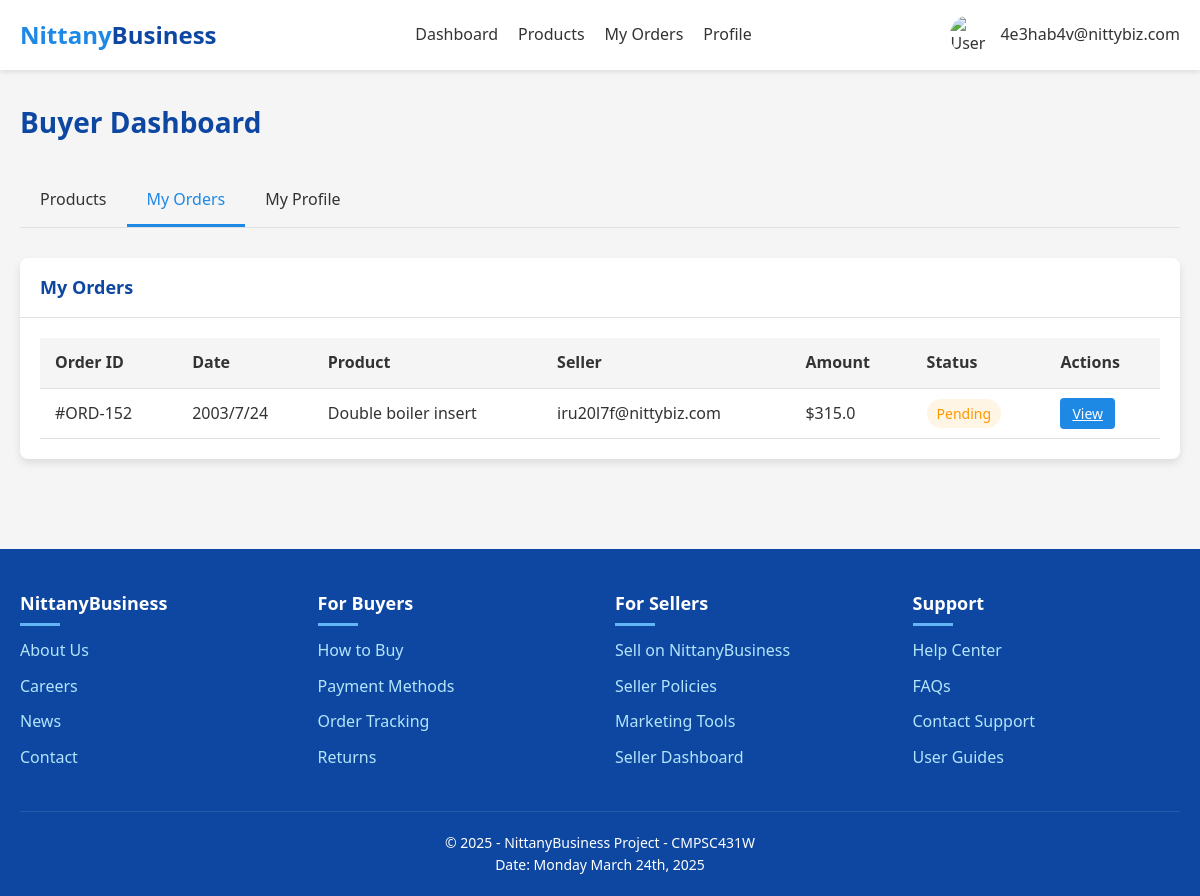
/buyer_dashboard?tab=orders (signed in), run on the app's committed database.
### tables this page shows
CREATE TABLE Orders (
    order_id INTEGER PRIMARY KEY,
    seller_email TEXT NOT NULL,
    listing_id INTEGER NOT NULL,
    buyer_email TEXT NOT NULL,
    date TEXT NOT NULL,
    quantity INTEGER NOT NULL,
    payment REAL NOT NULL,
    FOREIGN KEY (seller_email, listing_id) REFERENCES Product_Listings(seller_email, listing_id),
    FOREIGN KEY (buyer_email) REFERENCES Buyer(email)
);

CREATE TABLE Product_Listings (
    seller_email TEXT,
    listing_id INTEGER,
    category TEXT NOT NULL,
    product_title TEXT NOT NULL,
    product_name TEXT NOT NULL,
    product_description TEXT,
    quantity INTEGER NOT NULL,
    product_price REAL NOT NULL,
    status TEXT NOT NULL,
    PRIMARY KEY (seller_email, listing_id),
    FOREIGN KEY (seller_email) REFERENCES Sellers(email),
    FOREIGN KEY (category) REFERENCES Categories(category_name)
);

### app.py (the view)
@app.route('/buyer_dashboard')
def buyer_dashboard():
    if 'user_email' not in session:
        return redirect(url_for('login'))
    if session['user_type'] != 'buyer':
        return redirect(url_for('dashboard'))
    conn = get_db_connection()
    buyer = conn.execute(
        'SELECT * FROM Buyer WHERE email = ?',
        (session['user_email'],)
    ).fetchone()
    address = None
    if buyer and buyer['buyer_address_id']:
        address = conn.execute(
            '''SELECT a.*, z.city, z.state
               FROM Address a
               JOIN Zipcode_Info z ON a.zipcode = z.zipcode
               WHERE a.address_id = ?''',
            (buyer['buyer_address_id'],)
        ).fetchone()
    payment_methods = conn.execute(
        'SELECT * FROM Credit_Cards WHERE Owner_email = ?',
        (session['user_email'],)
    ).fetchall()
    orders = conn.execute(
        '''SELECT o.*, pl.Product_Title, pl.Product_Description, pl.Product_Price,
              (SELECT COUNT(*) FROM Reviews r WHERE r.Order_ID = o.Order_ID) > 0 AS has_review
           FROM Orders o
           JOIN Product_Listings pl ON o.Listing_ID = pl.Listing_ID
           WHERE o.Buyer_Email = ?
           ORDER BY o.Date DESC''',
        (session['user_email'],)
    ).fetchall()
    categories = conn.execute(
        '''WITH RECURSIVE category_tree AS (
               SELECT category_name, parent_category, 0 AS level
               FROM Categories
               WHERE parent_category IS NULL
               UNION ALL
               SELECT c.category_name, c.parent_category, ct.level + 1
               FROM Categories c
               JOIN category_tree ct ON c.parent_category = ct.category_name
           )
           SELECT * FROM category_tree
           ORDER BY level, category_name'''
    ).fetchall()
    featured_products = conn.execute(
        '''SELECT pl.*, s.business_name AS seller_name,
              (SELECT AVG(r.Rating) FROM Reviews r
               JOIN Orders o ON r.Order_ID = o.Order_ID
               WHERE o.Listing_ID = pl.Listing_ID) AS avg_rating,
              (SELECT COUNT(*) FROM Reviews r
               JOIN Orders o ON r.Order_ID = o.Order_ID
               WHERE o.Listing_ID = pl.Listing_ID) AS review_count
           FROM Product_Listings pl
           JOIN Sellers s ON pl.Seller_Email = s.email
           WHERE pl.Status = 'active'
           ORDER BY avg_rating DESC, review_count DESC
           LIMIT 6'''
    ).fetchall()
    recent_products = conn.execute(
        '''SELECT pl.*, s.business_name AS seller_name,
              (SELECT AVG(r.Rating) FROM Reviews r
               JOIN Orders o ON r.Order_ID = o.Order_ID
               WHERE o.Listing_ID = pl.Listing_ID) AS avg_rating,
              (SELECT COUNT(*) FROM Reviews r
               JOIN Orders o ON r.Order_ID = o.Order_ID
               WHERE o.Listing_ID = pl.Listing_ID) AS review_count
           FROM Product_Listings pl
           JOIN Sellers s ON pl.Seller_Email = s.email
           WHERE pl.Status = 'active'
           ORDER BY pl.Listing_ID DESC
           LIMIT 6'''
    ).fetchall()
    conn.close()
    active_tab = request.args.get('tab', 'products')
    return render_template(
        'buyer_dashboard.html',
        user_email=session['user_email'],
        user_type=session['user_type'],
        buyer=buyer,
        address=address,
        payment_methods=payment_methods,
        orders=orders,
        categories=categories,
        featured_products=featured_products,
        recent_products=recent_products,
        active_tab=active_tab
    )

### app.py (called while the page is built)
def get_db_connection():
    conn = sqlite3.connect(app.config['DATABASE'])
    conn.row_factory = sqlite3.Row
    return conn

### templates/buyer_dashboard.html (shortened to what this page needs)
<!DOCTYPE html>
<html lang="en">
<head>
    <link rel="stylesheet" href="https://cdnjs.cloudflare.com/ajax/libs/font-awesome/6.4.0/css/all.min.css">
</head>
<body>
    <header>
        <div class="container">
            <nav class="navbar">
                <a href="/" class="logo">Nittany<span>Business</span></a>
                <div class="nav-links">
                    <a href="/buyer_dashboard">Dashboard</a>
                    <a href="/buyer_dashboard?tab=products">Products</a>
                    <a href="/buyer_dashboard?tab=orders">My Orders</a>
                    <a href="/buyer_dashboard?tab=profile">Profile</a>
                </div>
                <div class="user-menu">
                    <img src="/static/images/user-default.jpg" alt="User Avatar">
                    <span>{{ user_email }}</span>
                </div>
            </nav>
        </div>
    </header>
    <main>
        <div class="container">
            <div class="dashboard-header">
                <h1>Buyer Dashboard</h1>
            </div>
            <div class="tabs">
                <div class="tab {% if active_tab == 'products' %}active{% endif %}" data-tab="products">Products</div>
                <div class="tab {% if active_tab == 'orders' %}active{% endif %}" data-tab="orders">My Orders</div>
                <div class="tab {% if active_tab == 'profile' %}active{% endif %}" data-tab="profile">My Profile</div>
            </div>
            <div class="tab-content {% if active_tab == 'orders' %}active{% endif %}" id="orders-content">
                <div class="card">
                    <div class="card-header">
                        <h2>My Orders</h2>
                    </div>
                    <div class="card-body">
                        {% if orders %}
                        <table class="order-table">
                            <thead>
                                <tr>
                                    <th>Order ID</th>
                                    <th>Date</th>
                                    <th>Product</th>
                                    <th>Seller</th>
                                    <th>Amount</th>
                                    <th>Status</th>
                                    <th>Actions</th>
                                </tr>
                            </thead>
                            <tbody>
                                {% for order in orders %}
                                <tr>
                                    <td>#ORD-{{ order.Order_ID }}</td>
                                    <td>{{ order.Date }}</td>
                                    <td>{{ order.Product_Title }}</td>
                                    <td>{{ order.Seller_Email }}</td>
                                    <td>${{ (order.Product_Price * order.Quantity)|float }}</td>
                                    <td>
                                        {% if order.Payment == 'completed' %}
                                        <span class="order-status status-completed">Completed</span>
                                        {% elif order.Payment == 'processing' %}
                                        <span class="order-status status-processing">Processing</span>
                                        {% else %}
                                        <span class="order-status status-pending">Pending</span>
                                        {% endif %}
                                    </td>
                                    <td>
                                        <a href="/order/{{ order.Order_ID }}" class="action-btn view-order-btn">View</a>
                                    </td>
                                </tr>
                                {% endfor %}
                            </tbody>
                        </table>
                        {% endif %}
                    </div>
                </div>
            </div>
        </div>
    </main>
    <footer>
        <div class="container">
            <div class="footer-content">
                <div class="footer-column">
                    <h3>NittanyBusiness</h3>
                    <ul>
                        <li><a href="#">About Us</a></li>
                        <li><a href="#">Careers</a></li>
                        <li><a href="#">News</a></li>
                        <li><a href="#">Contact</a></li>
                    </ul>
                </div>
                <div class="footer-column">
                    <h3>For Buyers</h3>
                    <ul>
                        <li><a href="#">How to Buy</a></li>
                        <li><a href="#">Payment Methods</a></li>
                        <li><a href="#">Order Tracking</a></li>
                        <li><a href="#">Returns</a></li>
                    </ul>
                </div>
                <div class="footer-column">
                    <h3>For Sellers</h3>
                    <ul>
                        <li><a href="#">Sell on NittanyBusiness</a></li>
                        <li><a href="#">Seller Policies</a></li>
                        <li><a href="#">Marketing Tools</a></li>
                        <li><a href="#">Seller Dashboard</a></li>
                    </ul>
                </div>
                <div class="footer-column">
                    <h3>Support</h3>
                    <ul>
                        <li><a href="#">Help Center</a></li>
                        <li><a href="#">FAQs</a></li>
                        <li><a href="#">Contact Support</a></li>
                        <li><a href="#">User Guides</a></li>
                    </ul>
                </div>
            </div>
            <div class="copyright">
                <p>&copy; 2025 - NittanyBusiness Project - CMPSC431W</p>
                <p>Date: Monday March 24th, 2025</p>
            </div>
        </div>
    </footer>
</body>
</html>

### templates/buyer_dashboard.html (style rules this page uses)
:root { --primary-color: #1e88e5; --secondary-color: #0d47a1; --accent-color: #64b5f6; --text-color: #333; --light-bg: #f5f5f5; --card-shadow: 0 4px 8px rgba(0, 0, 0, 0.1); --hover-transition: all 0.3s ease; --success-color: #4caf50; --warning-color: #ff9800; --danger-color: #f44336; --border-color: #e0e0e0; }
* { margin: 0; padding: 0; box-sizing: border-box; font-family: 'Segoe UI', Tahoma, Geneva, Verdana, sans-serif; }
body { background-color: var(--light-bg); color: var(--text-color); line-height: 1.6; min-height: 100vh; display: flex; flex-direction: column; }
.container { max-width: 1200px; margin: 0 auto; padding: 0 20px; }
header { background-color: white; box-shadow: 0 2px 5px rgba(0, 0, 0, 0.1); position: sticky; top: 0; z-index: 100; }
.navbar { display: flex; justify-content: space-between; align-items: center; padding: 15px 0; }
.logo { font-size: 24px; font-weight: bold; color: var(--primary-color); text-decoration: none; }
.logo span { color: var(--secondary-color); }
.nav-links { display: flex; gap: 20px; }
.nav-links a { color: var(--text-color); text-decoration: none; font-weight: 500; transition: var(--hover-transition); }
.user-menu { position: relative; display: flex; align-items: center; cursor: pointer; }
.user-menu img { width: 40px; height: 40px; border-radius: 50%; margin-right: 10px; }
main { flex: 1; padding: 30px 0; }
.dashboard-header { display: flex; justify-content: space-between; align-items: center; margin-bottom: 30px; }
.dashboard-header h1 { font-size: 28px; color: var(--secondary-color); }
.tabs { display: flex; border-bottom: 1px solid var(--border-color); margin-bottom: 30px; }
.tab { padding: 12px 20px; cursor: pointer; border-bottom: 3px solid transparent; font-weight: 500; transition: var(--hover-transition); }
.tab.active { border-bottom-color: var(--primary-color); color: var(--primary-color); }
.tab-content { display: none; }
.tab-content.active { display: block; }
.card { background-color: white; border-radius: 8px; box-shadow: var(--card-shadow); margin-bottom: 20px; overflow: hidden; }
.card-header { padding: 15px 20px; border-bottom: 1px solid var(--border-color); display: flex; justify-content: space-between; align-items: center; }
.card-header h2 { font-size: 18px; color: var(--secondary-color); }
.card-body { padding: 20px; }
.order-table { width: 100%; border-collapse: collapse; }
.order-table th, .order-table td { padding: 12px 15px; text-align: left; border-bottom: 1px solid var(--border-color); }
.order-table th { background-color: var(--light-bg); font-weight: 600; }
.order-status { padding: 5px 10px; border-radius: 20px; font-size: 14px; font-weight: 500; }
.status-pending { background-color: rgba(255, 152, 0, 0.1); color: var(--warning-color); }
.action-btn { padding: 6px 12px; border-radius: 4px; font-size: 14px; font-weight: 500; cursor: pointer; transition: var(--hover-transition); border: none; color: white; }
.view-order-btn { background-color: var(--primary-color); }
footer { background-color: var(--secondary-color); color: white; padding: 40px 0 20px; margin-top: 40px; }
.footer-content { display: grid; grid-template-columns: repeat(auto-fit, minmax(200px, 1fr)); gap: 30px; margin-bottom: 30px; }
.footer-column h3 { font-size: 18px; margin-bottom: 20px; position: relative; }
.footer-column h3::after { content: ''; position: absolute; left: 0; bottom: -8px; width: 40px; height: 3px; background-color: var(--accent-color); }
.footer-column ul { list-style-type: none; }
.footer-column ul li { margin-bottom: 10px; }
.footer-column ul li a { color: #b3e5fc; text-decoration: none; transition: var(--hover-transition); }
.copyright { text-align: center; padding-top: 20px; border-top: 1px solid rgba(255, 255, 255, 0.1); font-size: 14px; }

### data on the page
Orders: Order_ID "152", Date "2003/7/24", Product_Title "Double boiler insert", Seller_Email "iru20l7f@nittybiz.com", payment "Pending"
Product_Listings: (order.Product_Price*order.Quantity)|float "315.0"

### other printed values
{{ user_email }} "4e3hab4v@nittybiz.com"
